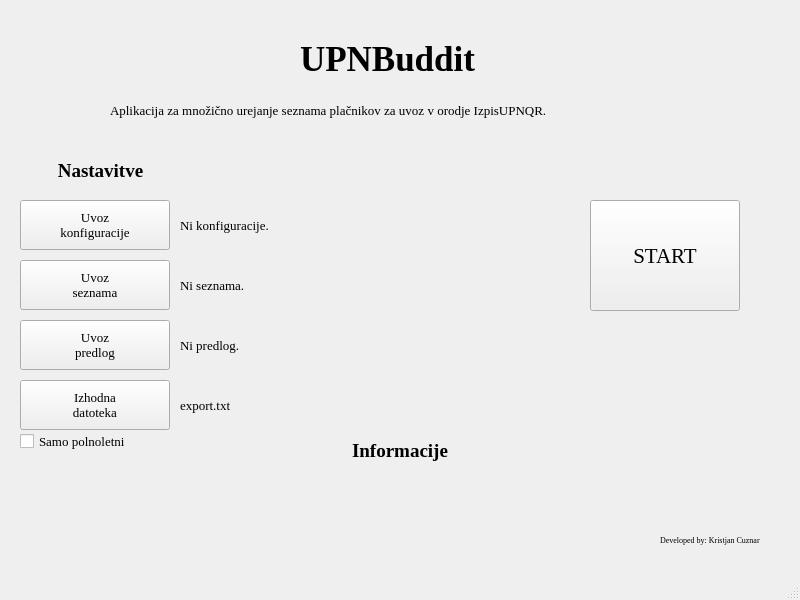
<?xml version="1.0" encoding="UTF-8"?>
<ui version="4.0">
 <class>MainWindow</class>
 <widget class="QMainWindow" name="MainWindow">
  <property name="geometry">
   <rect>
    <x>0</x>
    <y>0</y>
    <width>800</width>
    <height>600</height>
   </rect>
  </property>
  <property name="windowTitle">
   <string>MainWindow</string>
  </property>
  <widget class="QWidget" name="centralwidget">
   <widget class="QLabel" name="label">
    <property name="geometry">
     <rect>
      <x>50</x>
      <y>150</y>
      <width>101</width>
      <height>41</height>
     </rect>
    </property>
    <property name="font">
     <font>
      <family>Times New Roman</family>
      <pointsize>14</pointsize>
      <weight>75</weight>
      <bold>true</bold>
     </font>
    </property>
    <property name="autoFillBackground">
     <bool>false</bool>
    </property>
    <property name="lineWidth">
     <number>6</number>
    </property>
    <property name="text">
     <string>Nastavitve</string>
    </property>
    <property name="alignment">
     <set>Qt::AlignCenter</set>
    </property>
   </widget>
   <widget class="QLabel" name="l_title">
    <property name="geometry">
     <rect>
      <x>280</x>
      <y>20</y>
      <width>215</width>
      <height>78</height>
     </rect>
    </property>
    <property name="font">
     <font>
      <family>Times New Roman</family>
      <pointsize>26</pointsize>
      <weight>75</weight>
      <bold>true</bold>
     </font>
    </property>
    <property name="text">
     <string>UPNBuddit</string>
    </property>
    <property name="alignment">
     <set>Qt::AlignCenter</set>
    </property>
   </widget>
   <widget class="QPushButton" name="pb_importConfig">
    <property name="geometry">
     <rect>
      <x>20</x>
      <y>200</y>
      <width>150</width>
      <height>50</height>
     </rect>
    </property>
    <property name="font">
     <font>
      <family>Times New Roman</family>
      <pointsize>10</pointsize>
     </font>
    </property>
    <property name="text">
     <string>Uvoz
konfiguracije</string>
    </property>
   </widget>
   <widget class="QPushButton" name="pb_importList">
    <property name="geometry">
     <rect>
      <x>20</x>
      <y>260</y>
      <width>150</width>
      <height>50</height>
     </rect>
    </property>
    <property name="font">
     <font>
      <family>Times New Roman</family>
      <pointsize>10</pointsize>
     </font>
    </property>
    <property name="text">
     <string>Uvoz
seznama</string>
    </property>
   </widget>
   <widget class="QLabel" name="l_importConfig">
    <property name="geometry">
     <rect>
      <x>180</x>
      <y>200</y>
      <width>401</width>
      <height>50</height>
     </rect>
    </property>
    <property name="font">
     <font>
      <family>Times New Roman</family>
      <pointsize>10</pointsize>
     </font>
    </property>
    <property name="text">
     <string>Ni konfiguracije.</string>
    </property>
   </widget>
   <widget class="QLabel" name="l_importList">
    <property name="geometry">
     <rect>
      <x>180</x>
      <y>260</y>
      <width>401</width>
      <height>50</height>
     </rect>
    </property>
    <property name="font">
     <font>
      <family>Times New Roman</family>
      <pointsize>10</pointsize>
     </font>
    </property>
    <property name="text">
     <string>Ni seznama.</string>
    </property>
   </widget>
   <widget class="QPushButton" name="pb_start">
    <property name="geometry">
     <rect>
      <x>590</x>
      <y>200</y>
      <width>150</width>
      <height>111</height>
     </rect>
    </property>
    <property name="font">
     <font>
      <family>Times New Roman</family>
      <pointsize>16</pointsize>
      <weight>50</weight>
      <italic>false</italic>
      <bold>false</bold>
     </font>
    </property>
    <property name="text">
     <string>START</string>
    </property>
   </widget>
   <widget class="QLabel" name="l_subtitle">
    <property name="geometry">
     <rect>
      <x>110</x>
      <y>90</y>
      <width>571</width>
      <height>41</height>
     </rect>
    </property>
    <property name="font">
     <font>
      <family>Times New Roman</family>
      <pointsize>10</pointsize>
     </font>
    </property>
    <property name="text">
     <string>Aplikacija za množično urejanje seznama plačnikov za uvoz v orodje IzpisUPNQR.</string>
    </property>
   </widget>
   <widget class="QLabel" name="l_info_general">
    <property name="geometry">
     <rect>
      <x>0</x>
      <y>430</y>
      <width>800</width>
      <height>41</height>
     </rect>
    </property>
    <property name="font">
     <font>
      <family>Times New Roman</family>
      <pointsize>14</pointsize>
      <weight>75</weight>
      <bold>true</bold>
     </font>
    </property>
    <property name="autoFillBackground">
     <bool>false</bool>
    </property>
    <property name="lineWidth">
     <number>6</number>
    </property>
    <property name="text">
     <string>Informacije</string>
    </property>
    <property name="alignment">
     <set>Qt::AlignCenter</set>
    </property>
   </widget>
   <widget class="QLabel" name="l_info">
    <property name="geometry">
     <rect>
      <x>0</x>
      <y>480</y>
      <width>800</width>
      <height>41</height>
     </rect>
    </property>
    <property name="font">
     <font>
      <family>Times New Roman</family>
      <pointsize>12</pointsize>
      <weight>50</weight>
      <bold>false</bold>
     </font>
    </property>
    <property name="autoFillBackground">
     <bool>false</bool>
    </property>
    <property name="lineWidth">
     <number>6</number>
    </property>
    <property name="text">
     <string/>
    </property>
    <property name="alignment">
     <set>Qt::AlignCenter</set>
    </property>
   </widget>
   <widget class="QPushButton" name="pb_importTemplates">
    <property name="geometry">
     <rect>
      <x>20</x>
      <y>320</y>
      <width>150</width>
      <height>50</height>
     </rect>
    </property>
    <property name="font">
     <font>
      <family>Times New Roman</family>
      <pointsize>10</pointsize>
     </font>
    </property>
    <property name="text">
     <string>Uvoz
predlog</string>
    </property>
   </widget>
   <widget class="QLabel" name="l_importTemplates">
    <property name="geometry">
     <rect>
      <x>180</x>
      <y>320</y>
      <width>401</width>
      <height>50</height>
     </rect>
    </property>
    <property name="font">
     <font>
      <family>Times New Roman</family>
      <pointsize>10</pointsize>
     </font>
    </property>
    <property name="text">
     <string>Ni predlog.</string>
    </property>
   </widget>
   <widget class="QLabel" name="l_sign">
    <property name="geometry">
     <rect>
      <x>660</x>
      <y>530</y>
      <width>131</width>
      <height>20</height>
     </rect>
    </property>
    <property name="font">
     <font>
      <family>Times New Roman</family>
      <pointsize>6</pointsize>
     </font>
    </property>
    <property name="text">
     <string>Developed by: Kristjan Cuznar</string>
    </property>
   </widget>
   <widget class="QLabel" name="l_selectOutputFIle">
    <property name="geometry">
     <rect>
      <x>180</x>
      <y>380</y>
      <width>401</width>
      <height>50</height>
     </rect>
    </property>
    <property name="font">
     <font>
      <family>Times New Roman</family>
      <pointsize>10</pointsize>
     </font>
    </property>
    <property name="text">
     <string>export.txt</string>
    </property>
   </widget>
   <widget class="QPushButton" name="pb_selectOutputFIle">
    <property name="geometry">
     <rect>
      <x>20</x>
      <y>380</y>
      <width>150</width>
      <height>50</height>
     </rect>
    </property>
    <property name="font">
     <font>
      <family>Times New Roman</family>
      <pointsize>10</pointsize>
     </font>
    </property>
    <property name="text">
     <string>Izhodna
datoteka</string>
    </property>
   </widget>
   <widget class="QCheckBox" name="cb_onlyAdults">
    <property name="geometry">
     <rect>
      <x>20</x>
      <y>430</y>
      <width>139</width>
      <height>23</height>
     </rect>
    </property>
    <property name="font">
     <font>
      <family>Times New Roman</family>
      <pointsize>10</pointsize>
     </font>
    </property>
    <property name="text">
     <string>Samo polnoletni</string>
    </property>
   </widget>
  </widget>
  <widget class="QMenuBar" name="menubar">
   <property name="geometry">
    <rect>
     <x>0</x>
     <y>0</y>
     <width>800</width>
     <height>26</height>
    </rect>
   </property>
  </widget>
  <widget class="QStatusBar" name="statusbar"/>
 </widget>
 <resources/>
 <connections/>
</ui>
